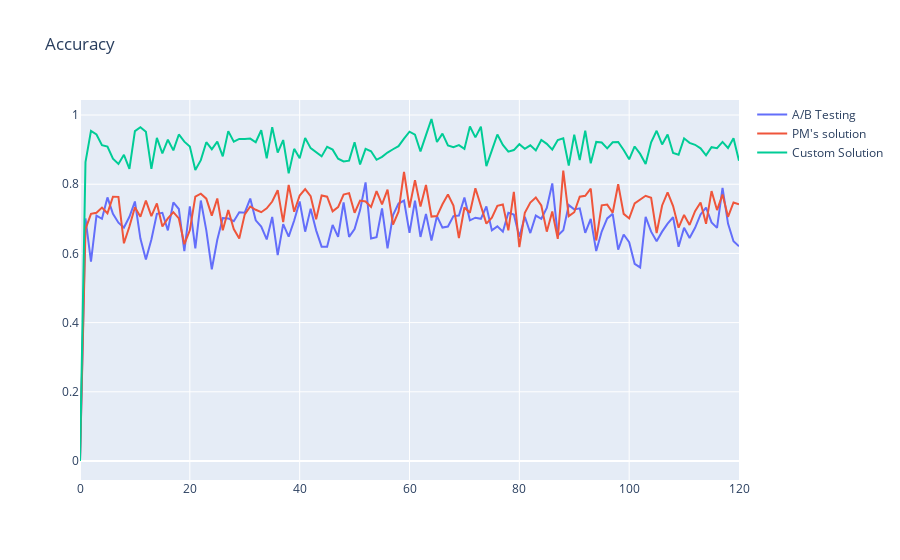
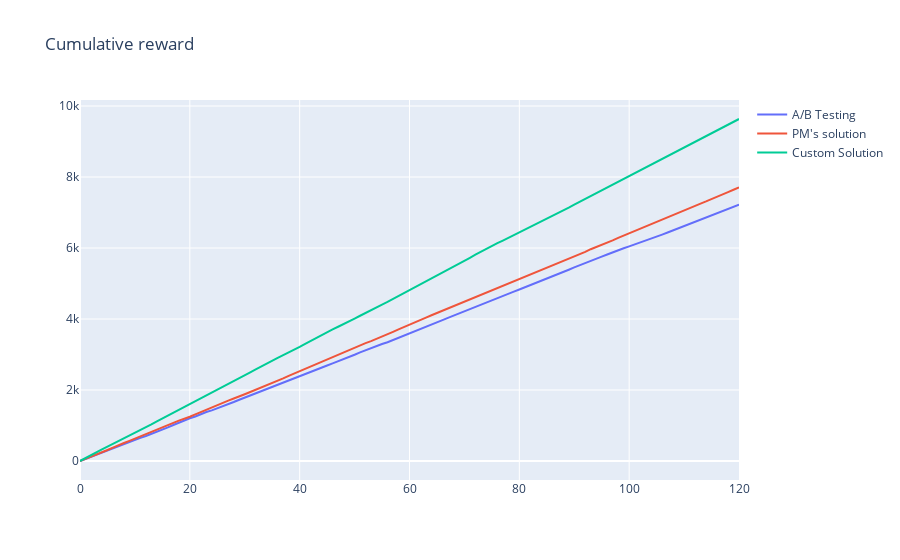
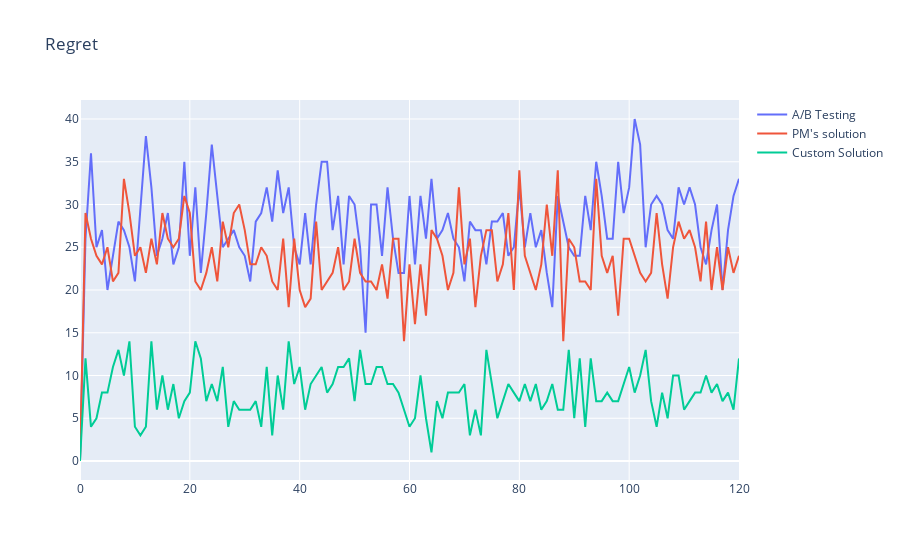

The notebook cell these images were saved under, in order:
### Markdown cell above
## Plot Metrics

### Code cell
for m in ["accuracy", "cumulative_reward", "regret"]:
    plot(metrics = metrics, metric_name = m, names = names).show()
